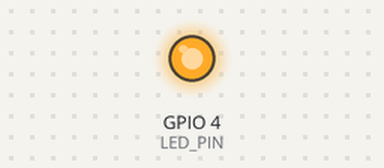
A sketch run on a simulated ESP32. Parts: output pins drawn as LEDs (lit = HIGH). WiFi joins after 1.5 s; servers stay silent unless stated; uploads are accepted with an empty reply; the camera gives no picture; what the sketch prints to the serial monitor is not drawn.

Above: at 2.76 s.
At 5.3 s:
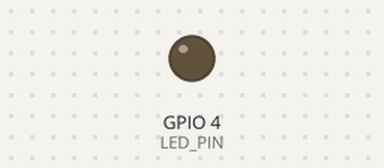
Timing chart, 0 to 9.4 s (numbered marks = the images above):
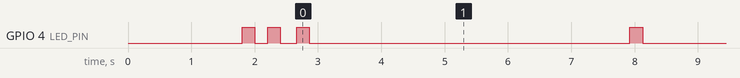

Measured:
- by itself, GPIO 4 (LED_PIN): goes LOW 0.20 s, HIGH 0.20 s, LOW 0.26 s, 24 × (HIGH 0.20 s, LOW 5.1 s), HIGH 0.20 s, then LOW

The sketch:

esp32_cam_yolo.ino
```cpp
#include "esp_camera.h"
#include <WiFi.h>
#include <HTTPClient.h>
#include <ArduinoJson.h>

// Camera pins for ESP32-CAM AI Thinker
#define PWDN_GPIO_NUM     32
#define RESET_GPIO_NUM    -1
#define XCLK_GPIO_NUM      0
#define SIOD_GPIO_NUM     26
#define SIOC_GPIO_NUM     27
#define Y9_GPIO_NUM       35
#define Y8_GPIO_NUM       34
#define Y7_GPIO_NUM       39
#define Y6_GPIO_NUM       36
#define Y5_GPIO_NUM       21
#define Y4_GPIO_NUM       19
#define Y3_GPIO_NUM       18
#define Y2_GPIO_NUM        5
#define VSYNC_GPIO_NUM    25
#define HREF_GPIO_NUM     23
#define PCLK_GPIO_NUM     22

// WiFi credentials
const char* ssid = "Asw_S";
const char* password = "There is no password";

// API endpoint (update with your Vercel deployment URL)
const char* serverUrl = "https://yolo-vercel-iqvu0oyeu-aswin-ss-projects-9cb5e51d.vercel.app/detect";

// LED pin for status indication
#define LED_PIN 4

// Variables for retry mechanism
int retryCount = 0;
const int maxRetries = 5;
const int retryDelay = 2000; // ms

void setup() {
  // Initialize serial communication
  Serial.begin(115200);
  Serial.println("ESP32-CAM YOLO Object Detection");

  // Initialize LED
  pinMode(LED_PIN, OUTPUT);
  digitalWrite(LED_PIN, LOW);

  // Initialize camera
  camera_config_t config;
  config.ledc_channel = LEDC_CHANNEL_0;
  config.ledc_timer = LEDC_TIMER_0;
  config.pin_d0 = Y2_GPIO_NUM;
  config.pin_d1 = Y3_GPIO_NUM;
  config.pin_d2 = Y4_GPIO_NUM;
  config.pin_d3 = Y5_GPIO_NUM;
  config.pin_d4 = Y6_GPIO_NUM;
  config.pin_d5 = Y7_GPIO_NUM;
  config.pin_d6 = Y8_GPIO_NUM;
  config.pin_d7 = Y9_GPIO_NUM;
  config.pin_xclk = XCLK_GPIO_NUM;
  config.pin_pclk = PCLK_GPIO_NUM;
  config.pin_vsync = VSYNC_GPIO_NUM;
  config.pin_href = HREF_GPIO_NUM;
  config.pin_sscb_sda = SIOD_GPIO_NUM;
  config.pin_sscb_scl = SIOC_GPIO_NUM;
  config.pin_pwdn = PWDN_GPIO_NUM;
  config.pin_reset = RESET_GPIO_NUM;
  config.xclk_freq_hz = 20000000;
  config.pixel_format = PIXFORMAT_JPEG;

  // Initialize with high resolution for better detection
  config.frame_size = FRAMESIZE_VGA; // 640x480
  config.jpeg_quality = 10; // Lower is higher quality (0-63)
  config.fb_count = 2;

  // Camera init
  esp_err_t err = esp_camera_init(&config);
  if (err != ESP_OK) {
    Serial.printf("Camera init failed with error 0x%x", err);
    blinkLED(5, 500); // Error indicator
    return;
  }
  Serial.println("Camera initialized successfully");

  // Connect to WiFi
  connectToWiFi();
}

void connectToWiFi() {
  Serial.println("Connecting to WiFi...");
  WiFi.begin(ssid, password);

  int attempts = 0;
  while (WiFi.status() != WL_CONNECTED && attempts < 20) {
    delay(500);
    Serial.print(".");
    attempts++;
  }

  if (WiFi.status() == WL_CONNECTED) {
    Serial.println("\nWiFi connected");
    Serial.print("IP Address: ");
    Serial.println(WiFi.localIP());
    blinkLED(2, 200); // Success indicator
  } else {
    Serial.println("\nFailed to connect to WiFi");
    blinkLED(3, 300); // Connection failure indicator
  }
}

void loop() {
  if (WiFi.status() != WL_CONNECTED) {
    Serial.println("WiFi disconnected, reconnecting...");
    connectToWiFi();
    delay(1000);
    return;
  }

  // Capture image
  camera_fb_t *fb = esp_camera_fb_get();
  if (!fb) {
    Serial.println("Camera capture failed");
    blinkLED(3, 100);
    delay(1000);
    return;
  }

  Serial.printf("Image captured: %dx%d, %d bytes\n", fb->width, fb->height, fb->len);
  digitalWrite(LED_PIN, HIGH); // Turn on LED while processing

  // Send image to server for detection
  bool success = sendImageForDetection(fb);

  // Return the frame buffer to be reused
  esp_camera_fb_return(fb);

  digitalWrite(LED_PIN, LOW); // Turn off LED after processing

  // Wait before next capture
  delay(5000);
}

bool sendImageForDetection(camera_fb_t *fb) {
  HTTPClient http;
  bool success = false;
  retryCount = 0;

  while (!success && retryCount < maxRetries) {
    Serial.println("Sending image to server for detection...");
    http.begin(serverUrl);
    http.addHeader("Content-Type", "image/jpeg");

    // Send HTTP POST request with image data
    int httpResponseCode = http.POST(fb->buf, fb->len);

    if (httpResponseCode > 0) {
      Serial.printf("HTTP Response code: %d\n", httpResponseCode);
      String response = http.getString();

      // Process response
      if (httpResponseCode == 200) {
        success = true;
        processDetectionResponse(response);
      } else {
        Serial.println("Server error. Response:");
        Serial.println(response);
      }
    } else {
      Serial.printf("HTTP POST failed, error: %s\n", http.errorToString(httpResponseCode).c_str());
    }

    http.end();

    if (!success) {
      retryCount++;
      if (retryCount < maxRetries) {
        Serial.printf("Retrying... (%d/%d)\n", retryCount, maxRetries);
        delay(retryDelay);
      }
    }
  }

  if (!success) {
    Serial.println("Failed to get valid detection results after maximum retries");
    blinkLED(4, 200); // Error indicator
  }

  return success;
}

void processDetectionResponse(String response) {
  // Create a JSON document to parse the response
  // Increase capacity based on your expected response size
  DynamicJsonDocument doc(8192);

  // Parse JSON response
  DeserializationError error = deserializeJson(doc, response);

  if (error) {
    Serial.print("deserializeJson() failed: ");
    Serial.println(error.c_str());
    return;
  }

  // Check if detection was successful
  bool success = doc["success"];
  if (!success) {
    Serial.println("Detection failed on server side");
    return;
  }

  // Print processing time
  float processingTime = doc["processing_time"];
  Serial.print("Processing time: ");
  Serial.print(processingTime);
  Serial.println(" seconds");

  // Print detection results
  JsonArray detections = doc["detections"];
  Serial.print("Objects detected: ");
  Serial.println(detections.size());

  for (JsonObject detection : detections) {
    const char* className = detection["class"];
    float confidence = detection["confidence"];
    JsonObject box = detection["box"];

    int x1 = box["x1"];
    int y1 = box["y1"];
    int x2 = box["x2"];
    int y2 = box["y2"];

    Serial.print("- Class: ");
    Serial.print(className);
    Serial.print(", Confidence: ");
    Serial.print(confidence);
    Serial.print(", Box: [");
    Serial.print(x1);
    Serial.print(",");
    Serial.print(y1);
    Serial.print(",");
    Serial.print(x2);
    Serial.print(",");
    Serial.print(y2);
    Serial.println("]");

    // Here you can add code to react to specific detections
    // For example, if a person is detected with high confidence
    if (strcmp(className, "person") == 0 && confidence > 0.7) {
      // Take some action
      blinkLED(1, 1000); // Long blink for person detection
    }
  }
}

void blinkLED(int times, int delayMs) {
  for (int i = 0; i < times; i++) {
    digitalWrite(LED_PIN, HIGH);
    delay(delayMs);
    digitalWrite(LED_PIN, LOW);
    delay(delayMs);
  }
}
```
